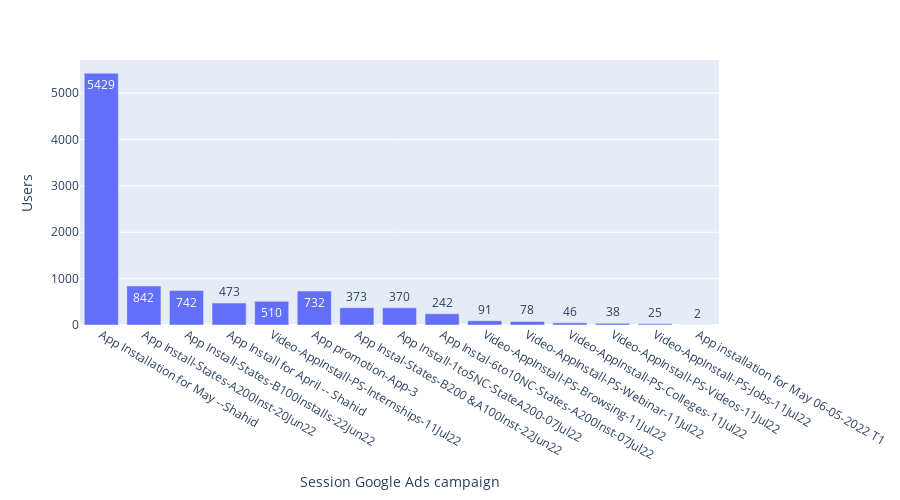

This figure's notebook cell:
### Code cell
user_graph =px.bar(google_Ads_Report,x='Session Google Ads campaign',y='Users',
                    text_auto = True,height=500 )
user_graph.show()

### Figure 1 — Plotly figure (JSON) as saved in the notebook; plotly's stock layout.template omitted (floating-point values rounded to 4 significant figures)
{"data": [{"alignmentgroup": "True", "hovertemplate": "Session Google Ads campaign=%{x}<br>Users=%{y}<extra></extra>", "legendgroup": "", "marker": {"color": "#636efa", "pattern": {"shape": ""}}, "name": "", "offsetgroup": "", "orientation": "v", "showlegend": false, "textposition": "auto", "texttemplate": "%{y}", "type": "bar", "x": ["App Installation for May --Shahid", "App Install-States-A200Inst-20Jun22", "App Install-States-B100Installs-22Jun22", "App Install for April -- Shahid", "Video-AppInstall-PS-Internships-11Jul22", "App promotion-App-3", "App Instal-States-B200 &A100Inst-22Jun22", "App Install-1to5NC-StateA200-07Jul22", "App Instal-6to10NC-States-A200Inst-07Jul22", "Video-AppInstall-PS-Browsing-11Jul22", "Video-AppInstall-PS-Webinar-11Jul22", "Video-AppInstall-PS-Colleges-11Jul22", "Video-AppInstall-PS-Videos-11Jul22", "Video-AppInstall-PS-Jobs-11Jul22", "App installation for May 06-05-2022 T1"], "xaxis": "x", "y": [5429, 842, 742, 473, 510, 732, 373, 370, 242, 91, 78, 46, 38, 25, 2], "yaxis": "y"}], "layout": {"barmode": "relative", "height": 500, "legend": {"tracegroupgap": 0}, "margin": {"t": 60}, "xaxis": {"anchor": "y", "domain": [0, 1], "title": {"text": "Session Google Ads campaign"}}, "yaxis": {"anchor": "x", "domain": [0, 1], "title": {"text": "Users"}}}}
